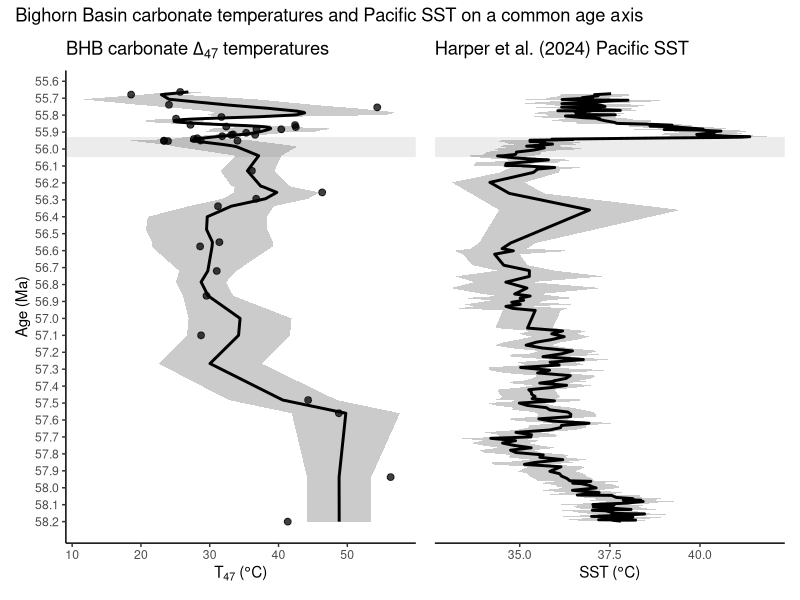
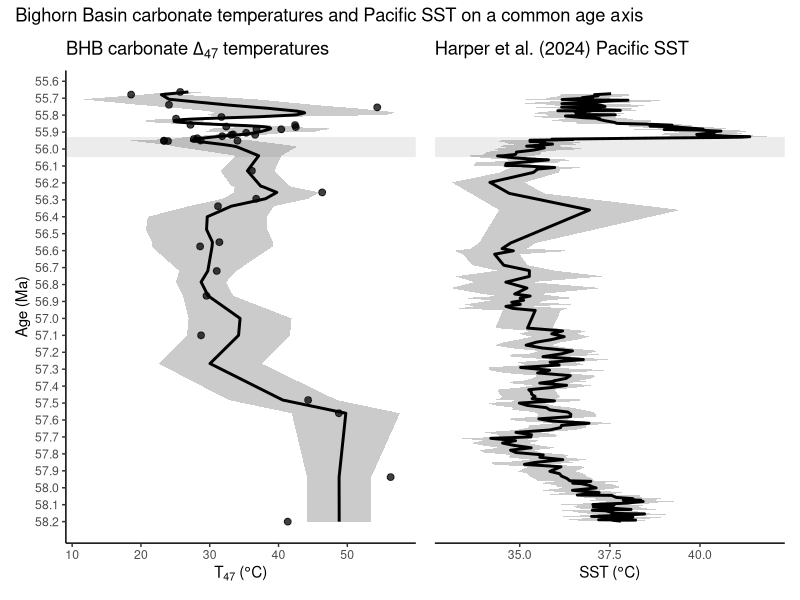

The R script that drew these images, in order:
# ---- Load packages ----
library(tidyverse)
library(here)
library(patchwork)

# ---- Load processed BHB and reference datasets ----
BHB_temp <- read_csv(
  here("data", "processed", "BHB_multiproxy_with_temperature.csv")
)

Harper2024_CO2_SST <- read_csv(
  here("data", "processed", "Harper2024_CO2_SST_processed.csv")
)

# ---- Prepare BHB temperature data ----
# Use measured IPL T47 where available; otherwise use modeled/interpolated T.
# If you already created T_recon_C elsewhere, use that instead.

BHB_temp_plot <- BHB_temp %>%
  mutate(
    T_plot_C = case_when(
      !is.na(IPLD47_mean_T47_C) ~ IPLD47_mean_T47_C,
      TRUE ~ T_model_C
    ),
    T_plot_lower95_C = case_when(
      !is.na(IPLD47_mean_T47_C) & !is.na(IPLD47_se_T47_C) ~
        IPLD47_mean_T47_C - 1.96 * IPLD47_se_T47_C,
      TRUE ~ T_model_lower95_C
    ),
    T_plot_upper95_C = case_when(
      !is.na(IPLD47_mean_T47_C) & !is.na(IPLD47_se_T47_C) ~
        IPLD47_mean_T47_C + 1.96 * IPLD47_se_T47_C,
      TRUE ~ T_model_upper95_C
    ),
    T_source = case_when(
      !is.na(IPLD47_mean_T47_C) ~ "Measured IPL Δ47",
      !is.na(T_model_C) ~ "Modeled/interpolated",
      TRUE ~ NA_character_
    )
  ) %>%
  filter(
    !is.na(Age_Ma),
    !is.na(T_plot_C)
  )

# ---- Restrict Harper record to age range near BHB data ----
age_min <- min(BHB_temp_plot$Age_Ma, na.rm = TRUE)
age_max <- max(BHB_temp_plot$Age_Ma, na.rm = TRUE)

Harper_plot <- Harper2024_CO2_SST %>%
  filter(
    Age_Ma >= age_min,
    Age_Ma <= age_max
  )

# ---- Shared age-axis settings ----
age_breaks <- seq(
  floor(age_min * 10) / 10,
  ceiling(age_max * 10) / 10,
  by = 0.1
)
# ---- Panel A: BHB 3-point spline temperature model ----
p_BHB_temp_age <- ggplot(
  BHB_temp_plot,
  aes(x = T_model_C, y = Age_Ma)
) +
  annotate(
    "rect",
    xmin = -Inf, xmax = Inf,
    ymin = 55.93, ymax = 56.05,
    fill = "grey70", alpha = 0.25
  ) +
  geom_ribbon(
    aes(
      xmin = T_model_lower95_C,
      xmax = T_model_upper95_C
    ),
    alpha = 0.25
  ) +
  geom_path(linewidth = 1) +
  geom_point(
    data = BHB_temp_plot %>% filter(!is.na(T_measured_C)),
    aes(x = T_measured_C, y = Age_Ma),
    size = 2,
    alpha = 0.75
  ) +
  scale_y_reverse(
    limits = c(age_max, age_min),
    breaks = age_breaks
  ) +
  labs(
    title = expression("BHB carbonate " * Delta[47] * " temperatures"),
    x = expression(T[47] ~ "(" * degree * "C)"),
    y = "Age (Ma)"
  ) +
  theme_classic()

# ---- Panel B: Harper Pacific SST ----
p_Harper_SST_age <- ggplot(
  Harper_plot,
  aes(x = Harper2024_mean_SST_C, y = Age_Ma)
) +
  annotate(
    "rect",
    xmin = -Inf, xmax = Inf,
    ymin = 55.93, ymax = 56.05,
    fill = "grey70", alpha = 0.25
  ) +
  geom_ribbon(
    aes(
      xmin = Harper2024_SST_lower95_C,
      xmax = Harper2024_SST_upper95_C
    ),
    alpha = 0.25
  ) +
  geom_path(linewidth = 1) +
  scale_y_reverse(
    limits = c(age_max, age_min),
    breaks = age_breaks
  ) +
  labs(
    title = "Harper et al. (2024) Pacific SST",
    x = expression("SST (" * degree * "C)"),
    y = NULL
  ) +
  theme_classic() +
  theme(
    axis.text.y = element_blank(),
    axis.ticks.y = element_blank(),
    axis.line.y = element_blank()
  )
# ---- Combine panels on common age axis ----
p_temp_comparison_age <- p_BHB_temp_age + p_Harper_SST_age +
  plot_layout(widths = c(1, 1)) +
  plot_annotation(
    title = "Bighorn Basin carbonate temperatures and Pacific SST on a common age axis"
  )

print(p_temp_comparison_age)

# ---- Save figure ----
ggsave(
  here("figures", "BHB_T47_Harper_SST_common_age_axis.png"),
  p_temp_comparison_age,
  width = 8,
  height = 6,
  dpi = 300
)
